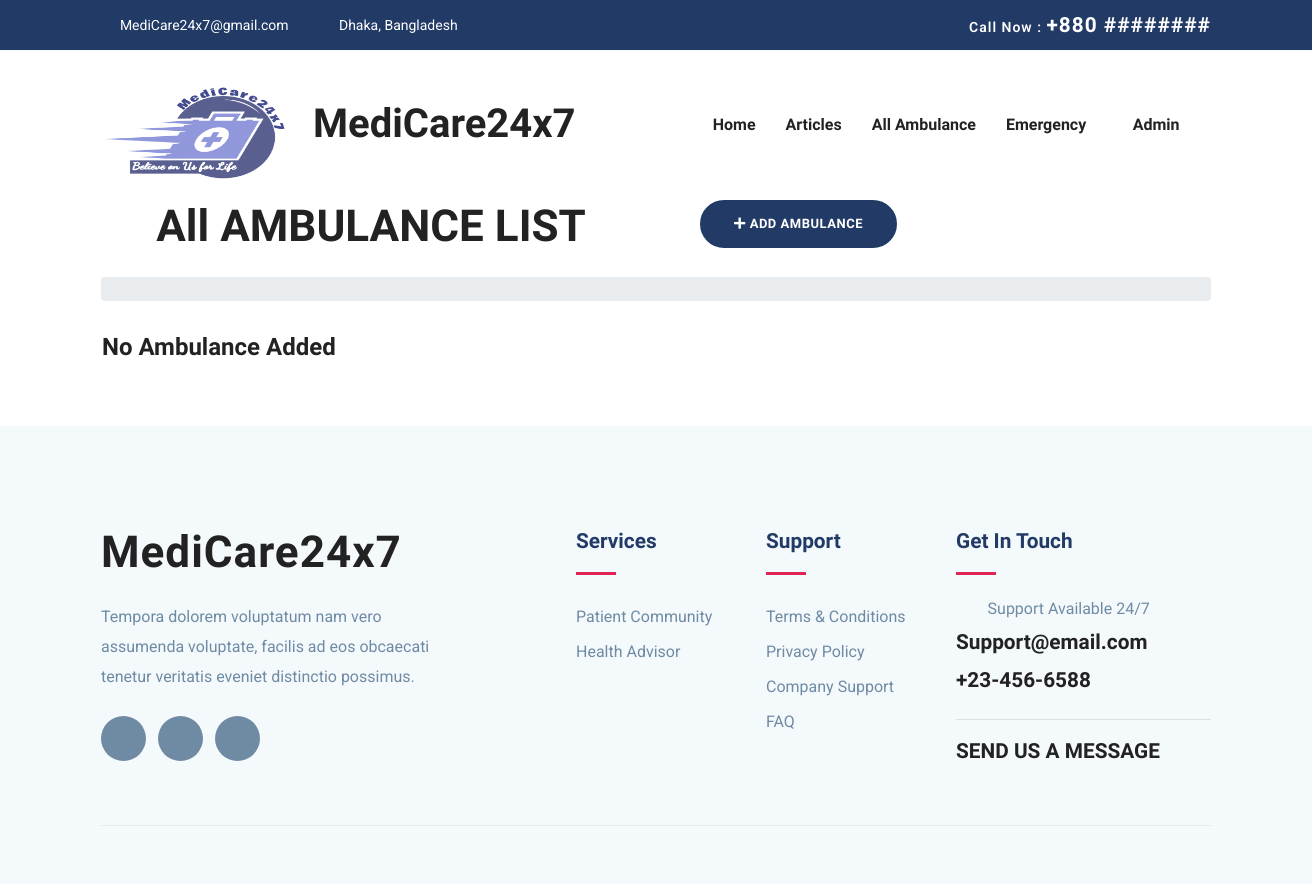
Page /staff-all-ambulance/ (signed in) on the earlier database version.
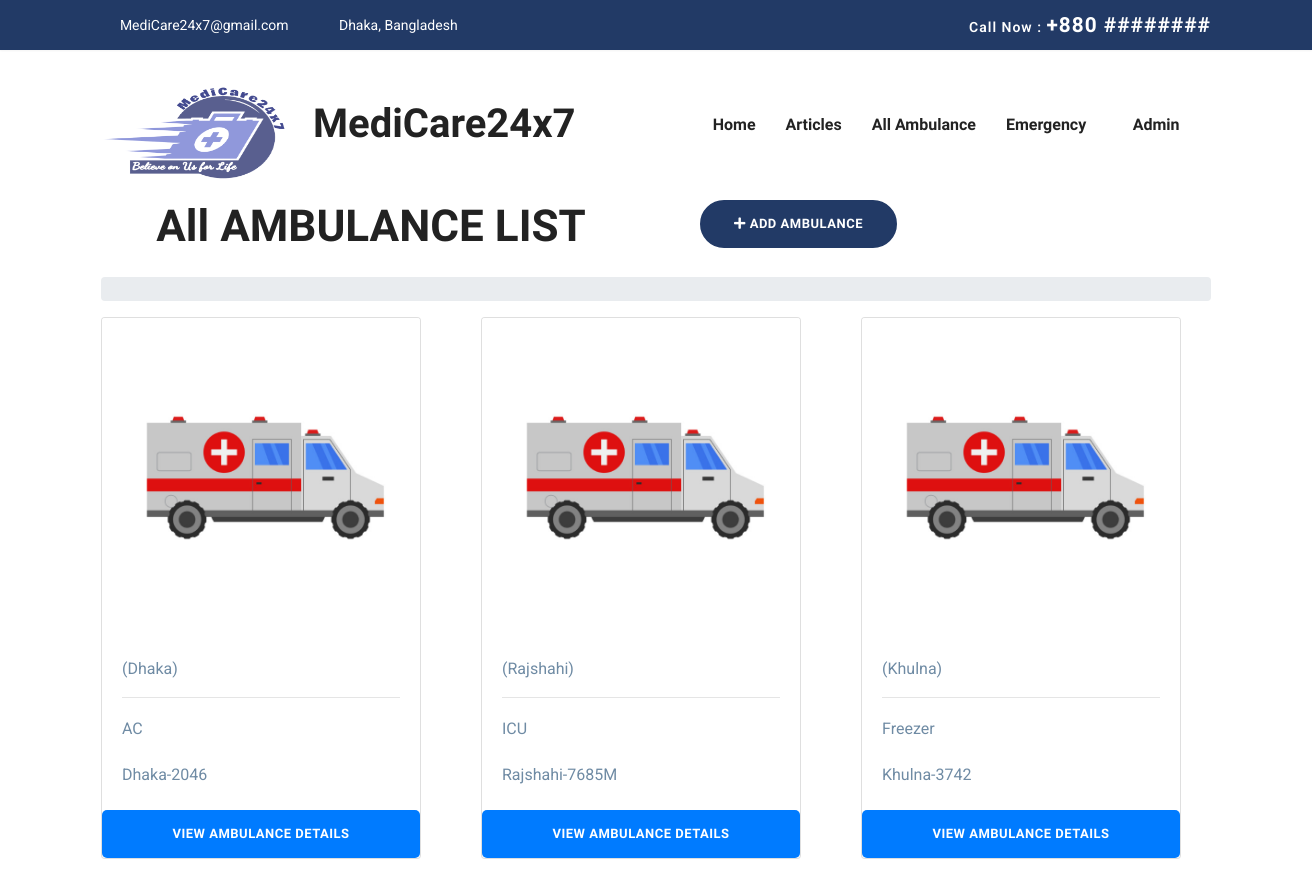
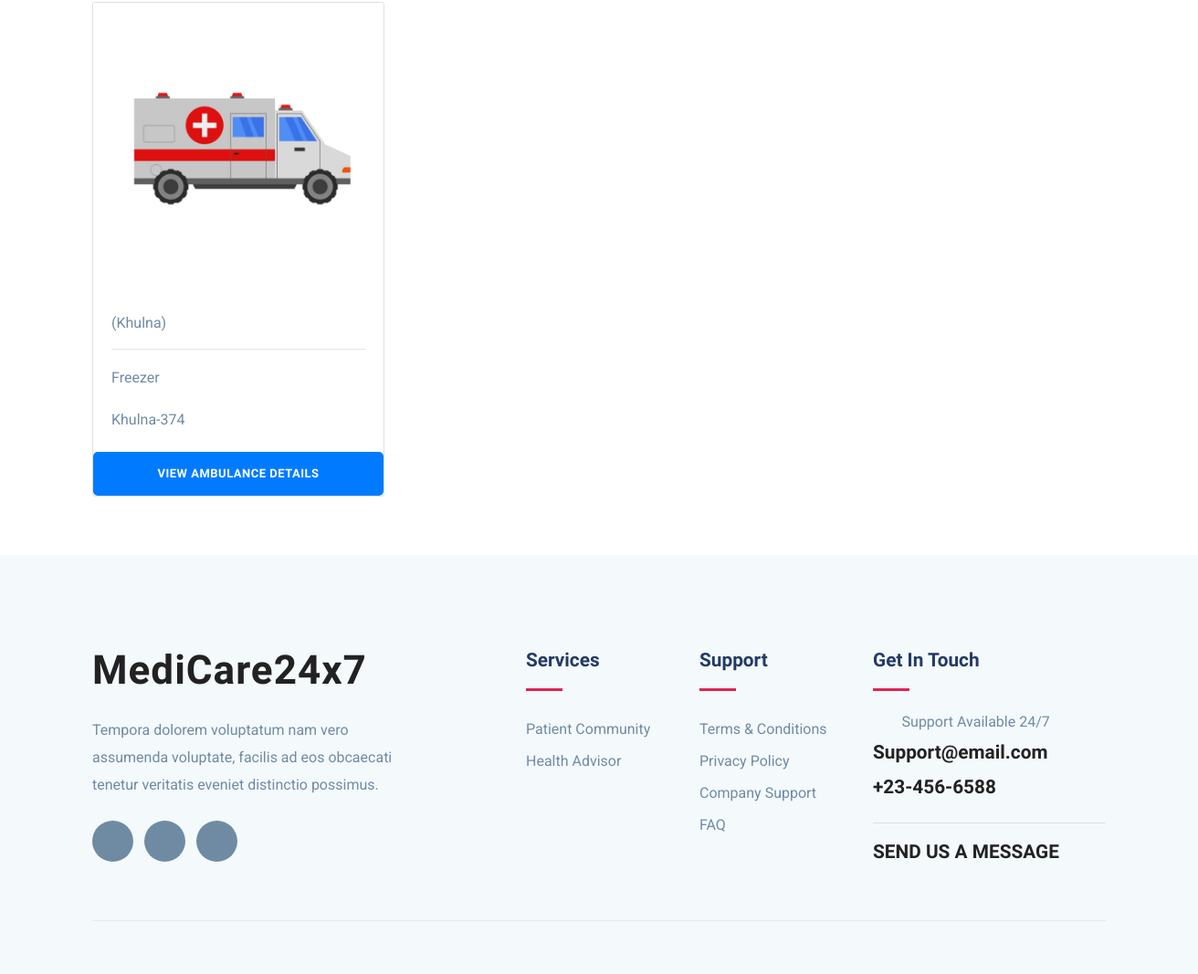
Same page on the later database version (2 pictures, top to bottom).
### ambulance/models.py (models this page shows)
class Ambulance(models.Model):  # Ambulance model;
    vehicleNumber = models.CharField(max_length=20, unique=True)
    city = models.CharField(max_length=20, choices=CITY_CHOICES, null=False)
    category = models.CharField(max_length=20, choices=TYPES_CHOICES, null=False)
    driverName = models.CharField(max_length=20, null=True, blank=True)
    driverContact = models.CharField(max_length=20, null=True, blank=True)
    driverEmail = models.EmailField(max_length=20, null=True, blank=True)
    driverAddress = models.CharField(max_length=20, null=True, blank=True)
    driverNID = models.CharField(max_length=20, null=True, blank=True, unique=True)
    driverLicense = models.CharField(max_length=20, null=True, blank=True, unique=True)
    driverBloodGroup = models.CharField(max_length=20, null=True, blank=True)
    driverGender = models.CharField(max_length=20, null=True, blank=True)
    driverImage = models.ImageField(null=True, blank=True)
    ambulanceImage = models.ImageField(null=True, blank=True)
    rentInterDivision = models.IntegerField(null=True, blank=True)
    rentIntraDivision = models.IntegerField(null=True, blank=True)
    available = models.BooleanField(default=True)
    class Meta:
        verbose_name_plural = "Ambulances"

### ambulance/views.py (the view)
# urls.py: path('staff-all-ambulance/', staff_abmulance_view, name='staff-all-ambulance'),
@login_required(login_url="login")
def staff_abmulance_view(
    request,
):  # staff-all-ambulance view, this view is for staff to view all ambulances
    ambulances = Ambulance.objects.all()  # get all ambulances from the database
    context = {
        "ambulances": ambulances,  # pass the ambulances to the context
    }
    return render(
        request, "ambulance/staff-all-ambulance.html", context
    )  # render the staff-all-ambulance.html template with the context

### accounts/models.py (called while the page is built)
    def __str__(self):
        return self.email

### templates/ambulance/staff-all-ambulance.html (shortened to what this page needs)
{% extends "base.html" %}
{% load static %}
{% block content %}
<section>
    <div class="container text-center">
        <div class="row">
            <div class="col-lg-6 col-md-12 text-center">
                <div class="blog-breadcrumbs-area">
                    <div class="blog-breadcrumbs-left">
                        <h2 >All AMBULANCE LIST</h2>
                    </div>
                </div>
            </div>
            <div class="col-lg-3 col-md-12">
                {% if user.is_authenticated and user.is_staff%}
                <a href="{% url 'add-ambulance' %}"
                   class="btn btn-main btn-round-full text-center"><i
                        class="fa fa-plus"></i>
                    <span>ADD AMBULANCE</span>
                </a>
                {% endif %}
            </div>
        </div>
        <div class="row mt-3">
            <div class="col-lg-12">
                <div class="blog-breadcrumbs-right">
                    <ol class="breadcrumb">
                    </ol>
                </div>
            </div>
        </div>
    </div>
    <div class="container">
        <div class="row">
            <div class="col-lg-12">
                <div class="row mb-5">
                    {% if not ambulances %}
                    <h3 class="m-3">No Ambulance Added</h3>
                    {% endif %}
                    {% for ambulance in ambulances %}
                    <div class="col-lg-4 mb-3">
                        <div class="card" style="width: 20rem;">
                            {% if ambulance.ambulanceImage %}
                            <img class="card-img-top" src="{{ ambulance.ambulanceImage.url }}" alt="Card image cap">
                            {% else %}
                            <img class="card-img-top" src="{% static 'images/placeholders/ambulance-placeholder.jpg'  %}" alt="Card image cap">
                            {% endif %}
                            <div class="card-body">
                                    {% if ambulance.city %}
                                    ({{ ambulance.city }})
                                    {% endif %}
                                <hr/>
                                {% if ambulance.category %}
                                <p class="card-text">{{ ambulance.category }}</p>
                                {% endif %}
                                {% if ambulance.vehicleNumber %}
                                <p class="card-text">{{ ambulance.vehicleNumber }}</p>
                                {% endif %}
                            </div>
                            <a href="#" class="btn btn-primary">View Ambulance Details</a>
                        </div>
                    </div>
                    {% endfor %}
                </div>
            </div>
        </div>
    </div>
</section>
{% endblock %}

Differences in the rows shown:
added Ambulance: city "Dhaka", category "AC", vehicleNumber "Dhaka-2046"
added Ambulance: city "Rajshahi", category "ICU", vehicleNumber "Rajshahi-7685M"
added Ambulance: city "Khulna", category "Freezer", vehicleNumber "Khulna-3742"
added Ambulance: city "Khulna", category "Freezer", vehicleNumber "Khulna-374"
Other differences:
text no longer shown: "No Ambulance Added"
